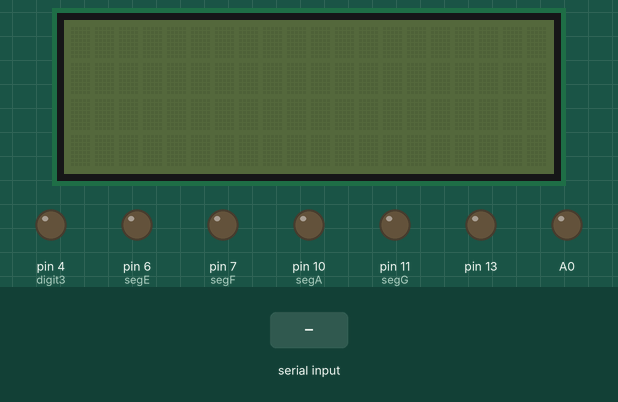
A sketch run on a simulated Arduino Uno, built with avr-gcc and run on an emulated ATmega328P. Shown: 20×4 character LCD, output pins drawn as LEDs (lit = HIGH). Wiring (inferred from the names in the program): character LCD (HD44780): RS pin 2; E pin 8; data pin 12, pin 3, pin 9, A1. Inputs (shaded band) come from the test bench. Pins used as bus, display or sensor lines are not drawn; what the sketch prints to the serial monitor is not drawn.

Above: at 1.2 s.
1.3 s: "P" received over Serial
4.3 s: "C" received over Serial
At 5.4 s:
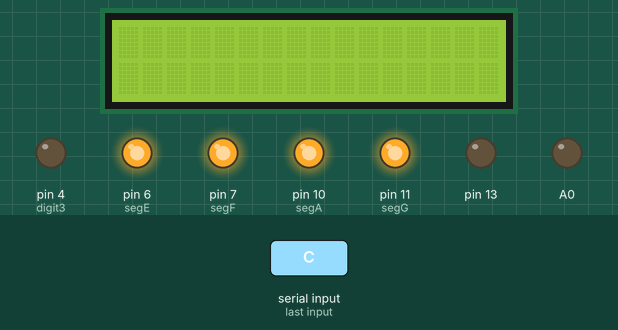
5.8 s: "P" received over Serial
At 9.53 s:
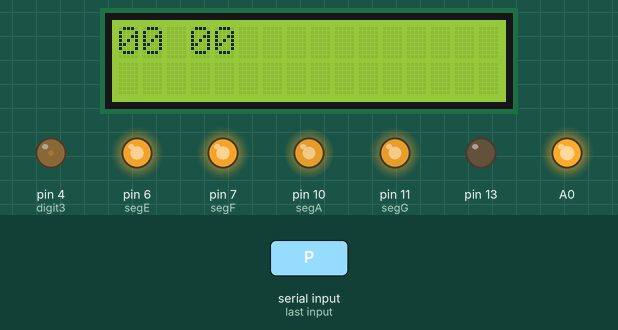
At 13.94 s:
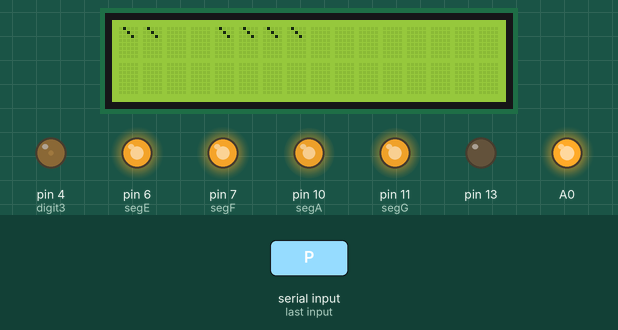
Timing chart, 0 to 27.6 s (numbered marks = the images above; inputs shaded):
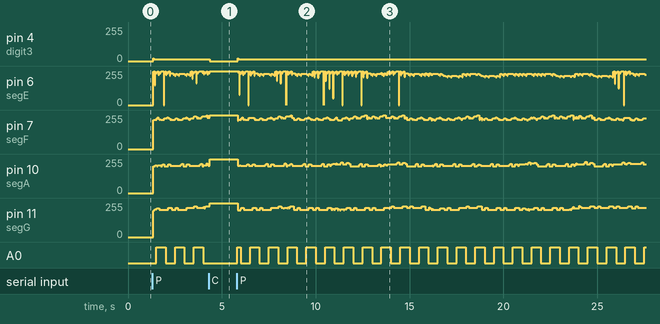

Measured:
- after the input at 4.3 s, pin 4 (digit3): 15/255 → 0/255 at once; A0: stays LOW (without the input it goes to HIGH after 0.20 s)
- after the input at 5.8 s, pin 4 (digit3): 0/255 → 15/255 at once; A0: LOW → HIGH at once, then repeats every 1.0 s: LOW 0.50 s, HIGH 0.50 s

The sketch:

Arduino.pde
```cpp
/*
  Code adapted from the example at
  http://www.sparkfun.com/products/9483

 */

//Set the common digit pins
int digit1 = 2;
int digit2 = 3;
int digit3 = 4;
int digit4 = A1;

int segA = 10;
int segB = 12;
int segC = 9;
int segD =8;
int segE = 6;
int segF = 7;
int segG = 11;

//Byte coming in from serial
int incomingByte = 0;

//Essentially boolean value deciding whether to display a number
int displayAnything = 0;


//Time that the timer started at
long long startTime = 0;
//Time we are counting down until
long long endTime = 0;

//Setup all pins properly, and start a serial connection at 9600baud
void setup() {
  pinMode(segA, OUTPUT);
  pinMode(segB, OUTPUT);
  pinMode(segC, OUTPUT);
  pinMode(segD, OUTPUT);
  pinMode(segE, OUTPUT);
  pinMode(segF, OUTPUT);
  pinMode(segG, OUTPUT);

  pinMode(digit1, OUTPUT);
  pinMode(digit2, OUTPUT);
  pinMode(digit3, OUTPUT);
  pinMode(digit4, OUTPUT);

  pinMode(13, OUTPUT);
  pinMode(A0, OUTPUT);
  Serial.begin(9600);
}


void loop() {

  //Recieve a byte if available
  if (Serial.available() > 0){
    incomingByte = Serial.read();
    // say what you got:
    Serial.print("I received: ");
    Serial.println(incomingByte, DEC);
    //If the incoming byte is 80 ('P')
    //Then start a countdown
    if (incomingByte == 80){
      displayAnything = 1;
      startTime = millis();
      endTime = startTime + 40000;
    }
    //If incoming byte is 67 ('C')
    //Then cancel the timer
    if (incomingByte == 67){
      displayAnything = 0;
    }
  }

  //If timer is displaying, then light appropriate segments
  if (displayAnything ==1){
    displayNumber((endTime-millis())/10);
    digitalWrite(A0, (millis()/500) % 2);
  }
  //Turn off LEDs at end of timer
  if (millis() > endTime){
    displayAnything = 0;
  }


}
//Following code is taken from sparkfun as an example of the 7-segment display
//This works for me, but may need to be modified depending on your 7-seg display.

//Display brightness
//Each digit is on for a certain amount of microseconds
//Then it is off until we have reached a total of 20ms for the function call
//Let's assume each digit is on for 1000us
//If each digit is on for 1ms, there are 4 digits, so the display is off for 16ms.
//That's a ratio of 1ms to 16ms or 6.25% on time (PWM).
//Let's define a variable called brightness that varies from:
//5000 blindingly bright (15.7mA current draw per digit)
//2000 shockingly bright (11.4mA current draw per digit)
//1000 pretty bright (5.9mA)
//500 normal (3mA)
//200 dim but readable (1.4mA)
//50 dim but readable (0.56mA)
//5 dim but readable (0.31mA)
//1 dim but readable in dark (0.28mA)

void displayNumber(int toDisplay) {
#define DISPLAY_BRIGHTNESS  500

#define DIGIT_ON  HIGH
#define DIGIT_OFF  LOW

  long beginTime = millis();

  for(int digit = 4 ; digit > 0 ; digit--) {

    //Turn on a digit for a short amount of time
    switch(digit) {
    case 1:
      digitalWrite(digit1, DIGIT_ON);
      break;
    case 2:
      digitalWrite(digit2, DIGIT_ON);
      break;
    case 3:
      digitalWrite(digit3, DIGIT_ON);
      break;
    case 4:
      digitalWrite(digit4, DIGIT_ON);
      break;
    }

    //Turn on the right segments for this digit
    lightNumber(toDisplay % 10);
    toDisplay /= 10;

    delayMicroseconds(DISPLAY_BRIGHTNESS); //Display this digit for a fraction of a second (between 1us and 5000us, 500 is pretty good)

    //Turn off all segments
    lightNumber(10);

    //Turn off all digits
    digitalWrite(digit1, DIGIT_OFF);
    digitalWrite(digit2, DIGIT_OFF);
    digitalWrite(digit3, DIGIT_OFF);
    digitalWrite(digit4, DIGIT_OFF);
  }

  while( (millis() - beginTime) < 10) ; //Wait for 20ms to pass before we paint the display again
}

//Given a number, turns on those segments
//If number == 10, then turn off number
void lightNumber(int numberToDisplay) {

#define SEGMENT_ON  LOW
#define SEGMENT_OFF HIGH

  switch (numberToDisplay){

  case 0:
    digitalWrite(segA, SEGMENT_ON);
    digitalWrite(segB, SEGMENT_ON);
    digitalWrite(segC, SEGMENT_ON);
    digitalWrite(segD, SEGMENT_ON);
    digitalWrite(segE, SEGMENT_ON);
    digitalWrite(segF, SEGMENT_ON);
    digitalWrite(segG, SEGMENT_OFF);
    break;

  case 1:
    digitalWrite(segA, SEGMENT_OFF);
    digitalWrite(segB, SEGMENT_ON);
    digitalWrite(segC, SEGMENT_ON);
    digitalWrite(segD, SEGMENT_OFF);
    digitalWrite(segE, SEGMENT_OFF);
    digitalWrite(segF, SEGMENT_OFF);
    digitalWrite(segG, SEGMENT_OFF);
    break;

  case 2:
    digitalWrite(segA, SEGMENT_ON);
    digitalWrite(segB, SEGMENT_ON);
    digitalWrite(segC, SEGMENT_OFF);
    digitalWrite(segD, SEGMENT_ON);
    digitalWrite(segE, SEGMENT_ON);
    digitalWrite(segF, SEGMENT_OFF);
    digitalWrite(segG, SEGMENT_ON);
    break;

  case 3:
    digitalWrite(segA, SEGMENT_ON);
    digitalWrite(segB, SEGMENT_ON);
    digitalWrite(segC, SEGMENT_ON);
    digitalWrite(segD, SEGMENT_ON);
    digitalWrite(segE, SEGMENT_OFF);
    digitalWrite(segF, SEGMENT_OFF);
    digitalWrite(segG, SEGMENT_ON);
    break;

  case 4:
    digitalWrite(segA, SEGMENT_OFF);
    digitalWrite(segB, SEGMENT_ON);
    digitalWrite(segC, SEGMENT_ON);
    digitalWrite(segD, SEGMENT_OFF);
    digitalWrite(segE, SEGMENT_OFF);
    digitalWrite(segF, SEGMENT_ON);
    digitalWrite(segG, SEGMENT_ON);
    break;

  case 5:
    digitalWrite(segA, SEGMENT_ON);
    digitalWrite(segB, SEGMENT_OFF);
    digitalWrite(segC, SEGMENT_ON);
    digitalWrite(segD, SEGMENT_ON);
    digitalWrite(segE, SEGMENT_OFF);
    digitalWrite(segF, SEGMENT_ON);
    digitalWrite(segG, SEGMENT_ON);
    break;

  case 6:
    digitalWrite(segA, SEGMENT_ON);
    digitalWrite(segB, SEGMENT_OFF);
    digitalWrite(segC, SEGMENT_ON);
    digitalWrite(segD, SEGMENT_ON);
    digitalWrite(segE, SEGMENT_ON);
    digitalWrite(segF, SEGMENT_ON);
    digitalWrite(segG, SEGMENT_ON);
    break;

  case 7:
    digitalWrite(segA, SEGMENT_ON);
    digitalWrite(segB, SEGMENT_ON);
    digitalWrite(segC, SEGMENT_ON);
    digitalWrite(segD, SEGMENT_OFF);
    digitalWrite(segE, SEGMENT_OFF);
    digitalWrite(segF, SEGMENT_OFF);
    digitalWrite(segG, SEGMENT_OFF);
    break;

  case 8:
    digitalWrite(segA, SEGMENT_ON);
    digitalWrite(segB, SEGMENT_ON);
    digitalWrite(segC, SEGMENT_ON);
    digitalWrite(segD, SEGMENT_ON);
    digitalWrite(segE, SEGMENT_ON);
    digitalWrite(segF, SEGMENT_ON);
    digitalWrite(segG, SEGMENT_ON);
    break;

  case 9:
    digitalWrite(segA, SEGMENT_ON);
    digitalWrite(segB, SEGMENT_ON);
    digitalWrite(segC, SEGMENT_ON);
    digitalWrite(segD, SEGMENT_ON);
    digitalWrite(segE, SEGMENT_OFF);
    digitalWrite(segF, SEGMENT_ON);
    digitalWrite(segG, SEGMENT_ON);
    break;

  case 10:
    digitalWrite(segA, SEGMENT_OFF);
    digitalWrite(segB, SEGMENT_OFF);
    digitalWrite(segC, SEGMENT_OFF);
    digitalWrite(segD, SEGMENT_OFF);
    digitalWrite(segE, SEGMENT_OFF);
    digitalWrite(segF, SEGMENT_OFF);
    digitalWrite(segG, SEGMENT_OFF);
    break;
  }
}
```
